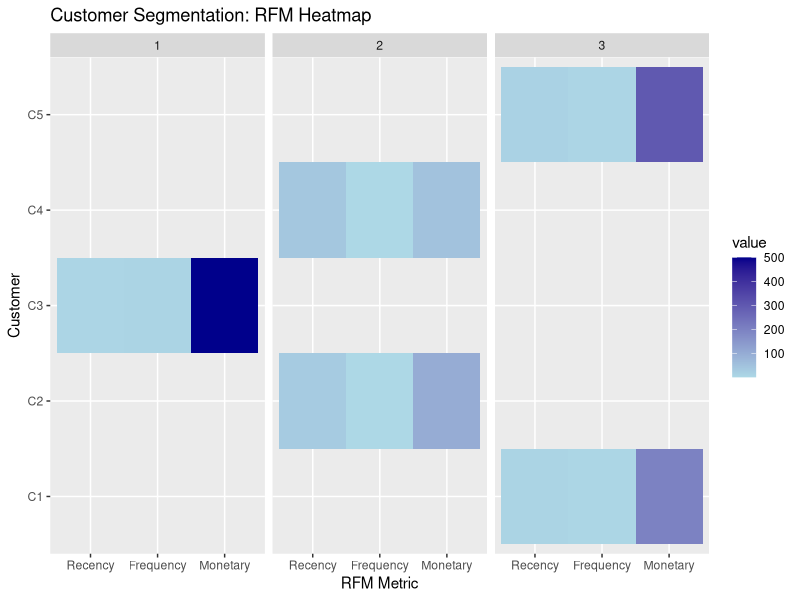

The R script that drew this image:
# Install necessary package
# install.packages("ggplot2")
# install.packages("reshape2")

library(ggplot2)
library(reshape2)

# Example customer RFM data
rfm_data <- data.frame(
  Customer = c("C1", "C2", "C3", "C4", "C5"),
  Recency = c(10, 30, 7, 40, 15),  # Days since last purchase
  Frequency = c(5, 2, 10, 1, 7),   # Number of purchases
  Monetary = c(200, 100, 500, 50, 300)  # Total spending
)

# Perform clustering (e.g., k-means clustering)
set.seed(123)
clusters <- kmeans(rfm_data[, 2:4], centers = 3)

# Add clusters to data
rfm_data$Segment <- as.factor(clusters$cluster)

# Visualize RFM segments with heatmap
melted_rfm <- melt(rfm_data, id.vars = c("Customer", "Segment"))
ggplot(melted_rfm, aes(x = variable, y = Customer, fill = value)) +
  geom_tile() +
  facet_wrap(~Segment) +
  labs(title = "Customer Segmentation: RFM Heatmap", x = "RFM Metric", y = "Customer") +
  scale_fill_gradient(low = "lightblue", high = "darkblue")
